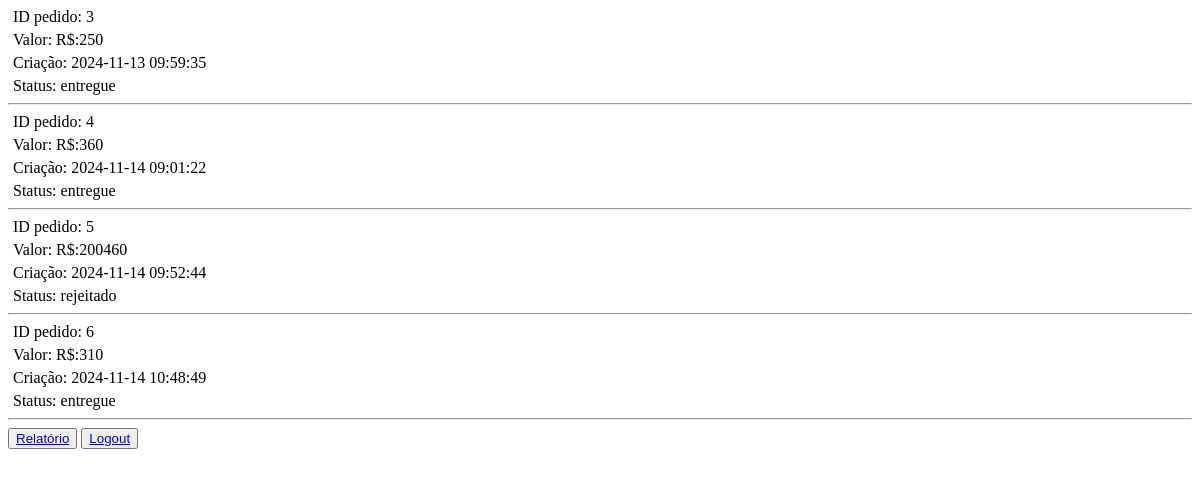
Before: /restaurante (signed in) with the older database file.
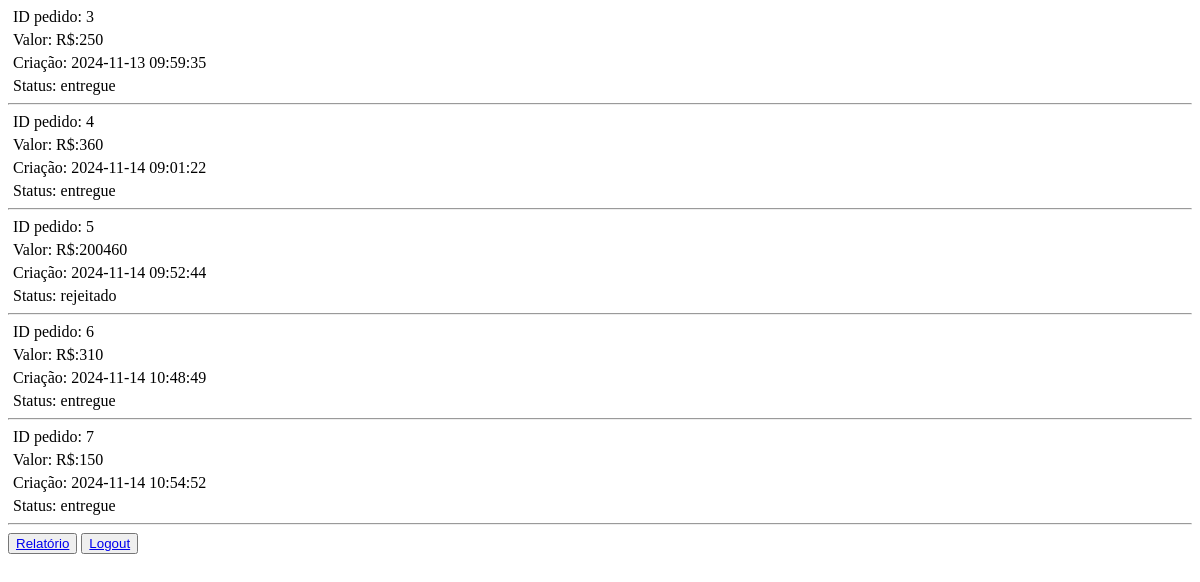
After: the same page with the newer database file.
### tables this page shows
CREATE TABLE venda(
                            pk_venda INTEGER PRIMARY KEY NOT NULL,
                            valor NUMERIC CHECK (valor > 0) NOT NULL,
                            pk_usuario INTEGER REFERENCES usuario NOT NULL,
                            pk_restaurante INTEGER REFERENCES restaurante NOT NULL,
                            criacao DATE DEFAULT(datetime('now', 'localtime')),
                            status VARCHAR(50) DEFAULT "criado"
                            );

### main.py (the view)
@app.route('/restaurante', methods=['GET','POST'])
def restaurante():
    if session.get('login') == None or session['login'] == False:
        session['login'] = False
        return render_template("index.jinja",login = session['login'])
    vendas = database.consulta_pedidos(session['pk'])
    pedidos = []
    for venda in vendas:
        if venda[4] != "cancelado" or venda[4] == "entregue":
            pedido = {
                        "pk": venda[0],
                        "valor": venda[1],
                        "pk_usuario": venda[2],
                        "criacao": venda[3],
                        "status": venda[4]
                    }
            pedidos.append(pedido)
    session['pedidos'] = pedidos
    return render_template("restaurante.jinja",nome = session['nome'],pedidos = session['pedidos'])

### database/database.py (called while the page is built)
    def consulta_pedidos(self,pk_restaurante):
        sql = f'SELECT pk_venda,valor,pk_usuario,criacao,status FROM venda WHERE pk_restaurante = ?;'
        result = self.conexao.execute(sql,(pk_restaurante,))
        return result.fetchall()

### templates/restaurante.jinja (shortened to what this page needs)
<!DOCTYPE html>
<html lang="pt-BR">
  <head>
    <link rel="stylesheet" href="{{ url_for('static',filename='styles/restaurante.css') }}" >
  </head>
  <body>
    {% if pedidos[0] is none %}
      <p>Nenhum pedido</p>
    {% else %}
      {% for pedido in pedidos%}
       <div class="pedidos">
        <p>ID pedido: {{ pedido["pk"] }}</p>
        <p>Valor: R$:{{ pedido["valor"] }}</p>
        <p>Criação: {{ pedido["criacao"] }}</p>
        <p>Status: {{ pedido["status"] }}</p>
        <hr>
       </div>
      {% endfor %}
    {% endif %}
    <button><a href="{{ url_for('relatorio') }}">Relatório</a></button>
    <button><a href="{{ url_for('logout') }}">Logout</a></button>
  </body>
</html>

### static/styles/restaurante.css (style rules this page uses)
.pedidos p { margin: 5px; }

Changed rows visible on the page:
added venda: pk "7", valor "150", criacao "2024-11-14 10:54:52", status "entregue"
